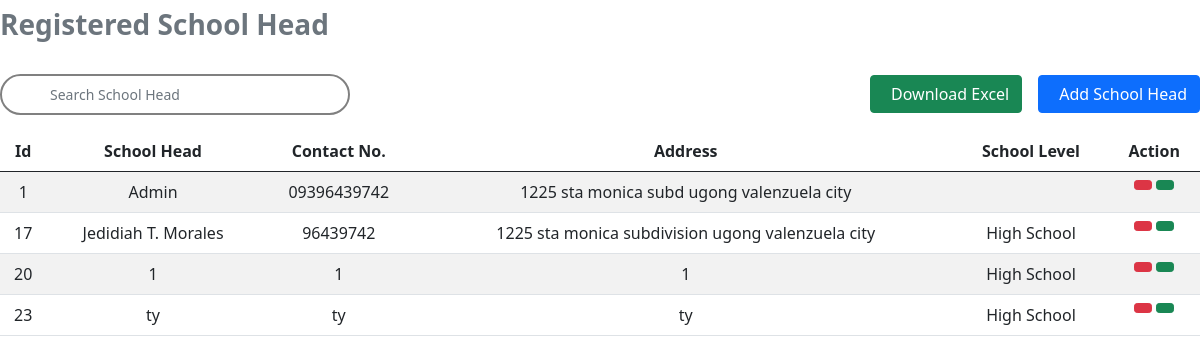
Before: /table.php with the older database file.
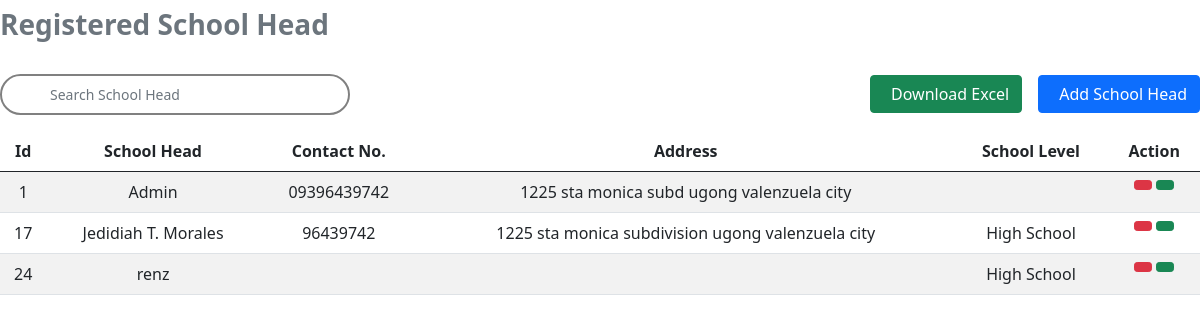
After: the same page with the newer database file.
### tables this page shows
CREATE TABLE `profile` (
  `id` int(11) NOT NULL,
  `name` varchar(300) NOT NULL,
  `bday` varchar(250) NOT NULL,
  `address` varchar(500) NOT NULL,
  `email` varchar(1000) NOT NULL,
  `contactNo` varchar(250) NOT NULL,
  `sex` varchar(250) NOT NULL,
  `yearAsSchoolHead` varchar(250) NOT NULL,
  `duration` varchar(250) NOT NULL,
  `learnersPerf` varchar(250) NOT NULL,
  `teacherPerf` varchar(250) NOT NULL,
  `financialMng` varchar(250) NOT NULL,
  `complaints` varchar(250) NOT NULL,
  `picture` varchar(1000) NOT NULL,
  `school` varchar(500) NOT NULL,
  `citizenship` varchar(250) NOT NULL,
  `civil` varchar(250) NOT NULL,
  `zipcode` varchar(250) NOT NULL,
  `employeeNo` varchar(250) NOT NULL,
  `placeBirth` varchar(250) NOT NULL
);

### table.php (the view, shortened to what this page needs)
<?php
    require "db.php";
    $q = "SELECT * FROM `profile`";
    $list = $con->query($q);
    $fetch = $list->fetch_assoc();
?>
<!DOCTYPE html>
<html lang="en">
<head>
    <link href="https://cdn.jsdelivr.net/npm/bootstrap@5.0.2/dist/css/bootstrap.min.css" rel="stylesheet">
</head>
<body>
    <div class=" text-secondary fw-bold p-2 ps-0 mb-3 w-50 h3">Registered School Head</div>
    <div class="d-flex align-items-center justify-content-between mb-3 mt-4 position-relative">
        <div class="d-flex align-items-center gap-4">
            <input id='searchBar' class="form-control form-control-sm fs-17 py-2 ps-5" style="border: 2px solid grey; border-radius: 100vmax; width: 350px;" type="text" placeholder='Search School Head'
            aria-label="Search">
        </div>
        <div class="d-flex gap-3">
            <button id='excelBtn' class='btn btn-success '><i class="fa-solid fa-file-arrow-down pe-2"></i>Download Excel</button>
            <button type="button" class="btn btn-primary " data-bs-toggle="modal" data-bs-target="#addSchool"><i class="fa-solid fa-plus pe-2"></i>Add School Head</button>
        </div>
    </div>
    <div class="table-responsive md" style="max-height: 480px;">
        <table id='tableToXLS' class='table text-center table-striped'>
            <thead>
                <tr>
                    <th>Id</th>
                    <th>School Head</th>
                    <th>Contact No.</th>
                    <th>Address</th>
                    <th>School Level</th>
                    <th colspan='3'>Action</th>
                </tr>
            </thead>
            <tbody id="idForSearchOutput">
                <?php if($list->num_rows){ ?>
                    <?php do{ ?>
                        <tr>
                            <td><?php echo $fetch['id'] ?></td>
                            <td><?php echo $fetch['name'] ?></td>
                            <td><?php echo $fetch['contactNo'] ?></td>
                            <td><?php echo $fetch['address'] ?></td>
                            <td><?php echo $fetch['school'] ?></td>
                            <td>
                                <div class="d-flex gap-1 justify-content-center">
                                    <button title="Delete" class="btn btn-danger btn-sm" id='deleteBtn' value='<?php echo $fetch['id'] ?>'><i class="fa-solid fa-trash"></i></button>
                                    <button title="View Equipment" class="btn btn-success btn-sm" id="viewBtn" value='<?php echo $fetch['email'] ?>'><i class="fa-solid fa-eye"></i></button>
                                </div>
                            </td>
                        </tr>
                    <?php }while($fetch = $list->fetch_assoc()) ?>
                <?php }else{ ?>
                    <tr>
                        <td colspan='12'>No data</td>
                    </tr>
                <?php } ?>
            </tbody>
        </table>
    </div>
</body>
</html>

Changed rows visible on the page:
removed profile: id "20", name "1", contactNo "1", address "1", school "High School"
removed profile: id "23", name "ty", contactNo "ty", address "ty", school "High School"
added profile: id "24", name "renz", school "High School"
